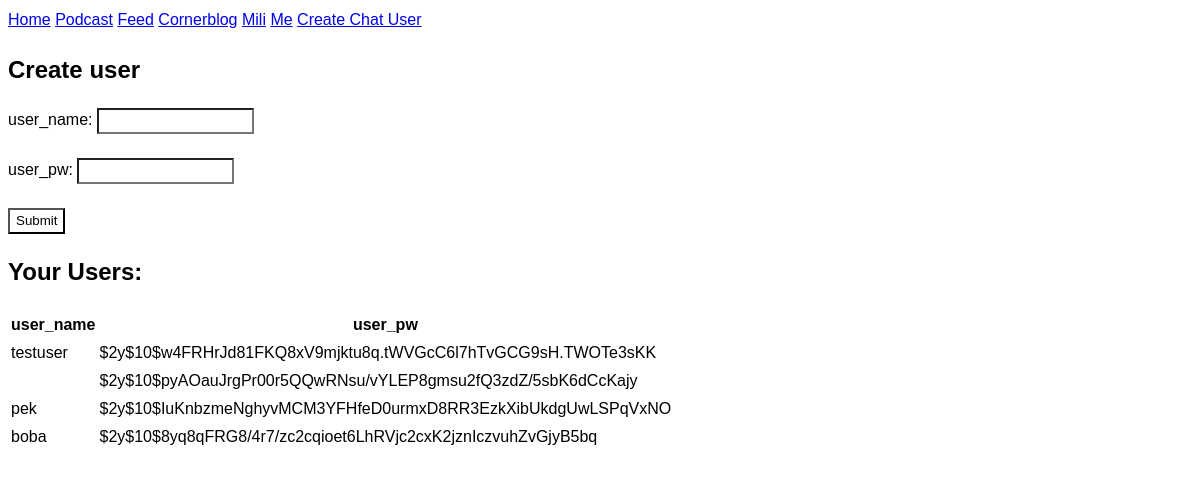
/src/public_html/chat/create_chat_user.php, run on the app's committed database.
### tables this page shows
CREATE TABLE `chat_users` (
  `user_id` int(11) NOT NULL AUTO_INCREMENT,
  `user_name` varchar(30) NOT NULL,
  `user_pw` varchar(200) NOT NULL,
  PRIMARY KEY (`user_id`),
  UNIQUE KEY `user_name` (`user_name`)
);

### src/public_html/chat/create_chat_user.php (the view, shortened to what this page needs)
<!DOCTYPE HTML>
<html>
<head>
    <link rel="stylesheet" href="/style.css">
</head>
<body>
    <div class="topnav">
      <a href="/">Home</a>
      <a href="/podcast/">Podcast</a>
      <a href="/podcast/feed.xml">Feed</a>
      <a href="/cornerblog/">Cornerblog</a>
      <a href="/html/mili.html">Mili</a>
      <a href="/me/index.html">Me</a>
      <a class="active" href="/db/ins_db.php">Create Chat User</a>
  </div>
<h2>Create user</h2>
<form method="post" action="user_skript.php">
  user_name: <input type="text" name="user_name">
  <br><br>
  user_pw: <input type="text" name="user_pw">
  <br><br>
  <input class="button" type="submit" name="submit" value="Submit"  onClick="window.setTimeout(function(){location.reload()},3000)">
</form>
<?php
$link = mysqli_connect("localhost", "lukaspe1_lukas", "hiphonei32", "lukaspe1_my_db");
$sql = "SELECT user_name, user_pw FROM chat_users";
$result = mysqli_query($link, $sql);
echo "<h2>Your Users:</h2>";
if (mysqli_num_rows($result) > 0) {
  echo "<table>
          <tr>
            <th>user_name</th>
            <th>user_pw</th>
          </tr>
            ";
  while($row = mysqli_fetch_assoc($result)) {
    echo "<tr><td>" . $row["user_name"].
    " </td><td>" . $row["user_pw"].
    "</td></tr>";
  }
  echo "</table>";
} else {
  echo "0 results";
}
?>
</body>
</html>

### src/public_html/html/style.css (style rules this page uses)
* { font-family: "Helvetica", "Verdana", "Calibri", sans-serif; line-height: 1.5; background-color:white; }

### data on the page
chat_users: user_name "testuser", user_pw "$2y$10$w4FRHrJd81FKQ8xV9mjktu8q.tWVGcC6l7hTvGCG9sH.TWOTe3sKK"
chat_users: user_pw "$2y$10$pyAOauJrgPr00r5QQwRNsu/vYLEP8gmsu2fQ3zdZ/5sbK6dCcKajy"
chat_users: user_name "pek", user_pw "$2y$10$IuKnbzmeNghyvMCM3YFHfeD0urmxD8RR3EzkXibUkdgUwLSPqVxNO"
chat_users: user_name "boba", user_pw "$2y$10$8yq8qFRG8/4r7/zc2cqioet6LhRVjc2cxK2jznIczvuhZvGjyB5bq"
